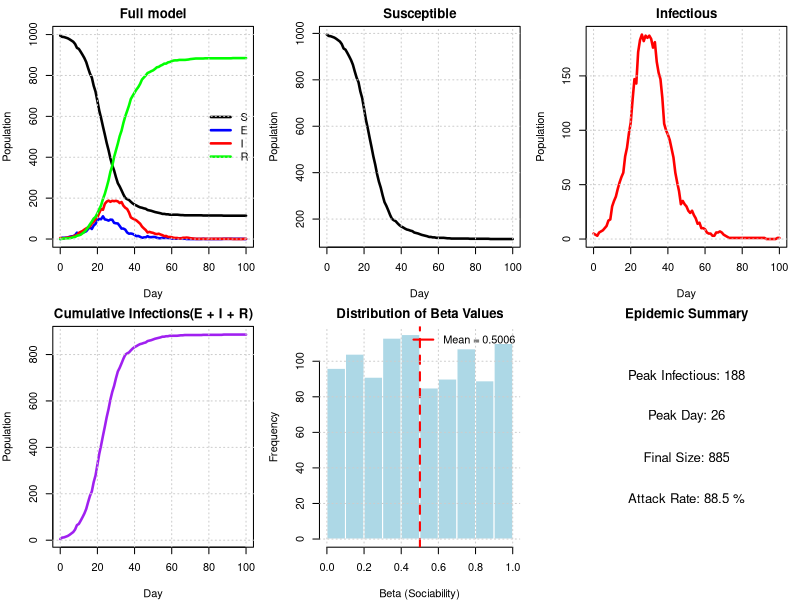
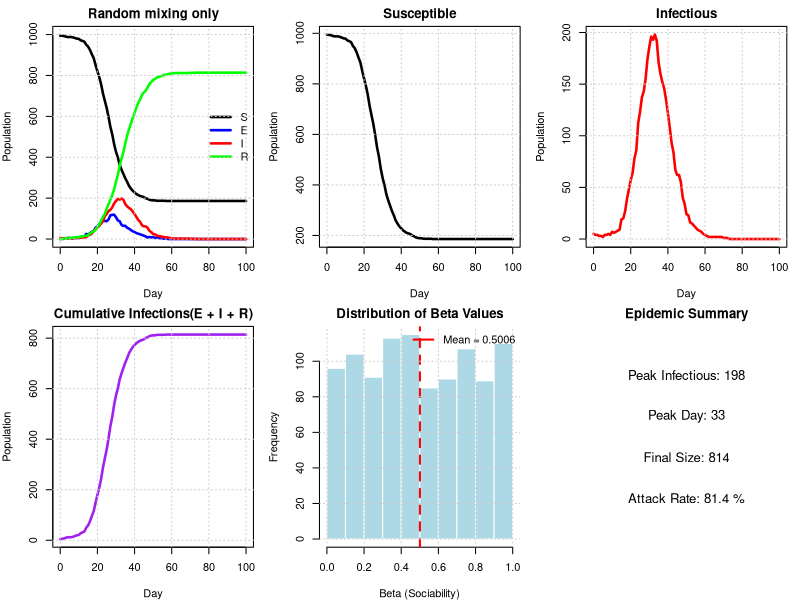
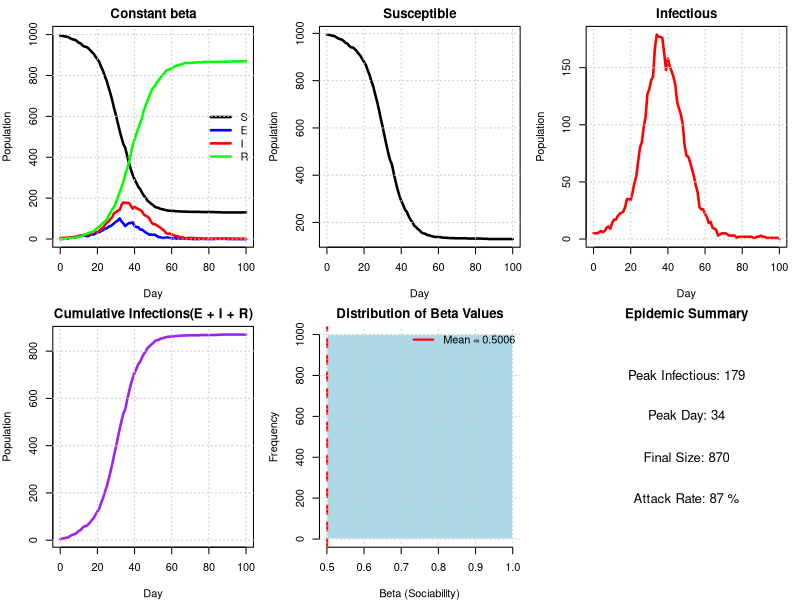
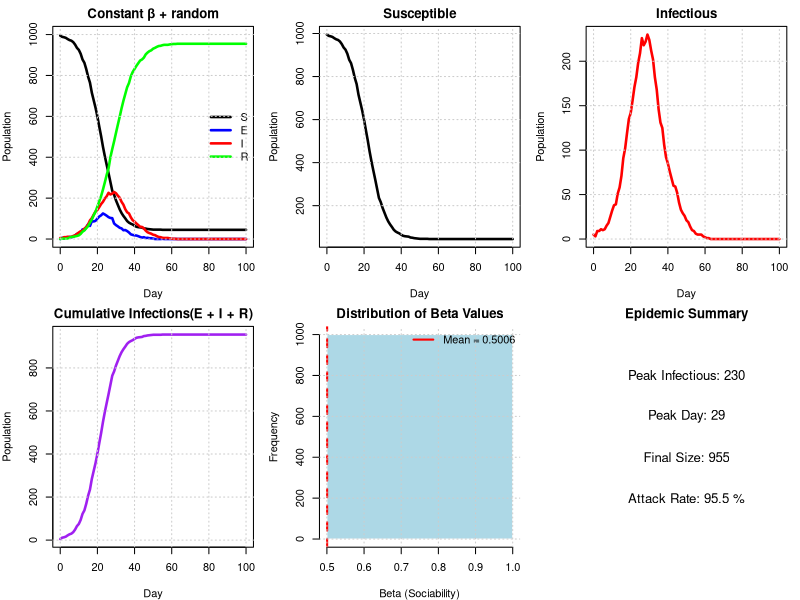
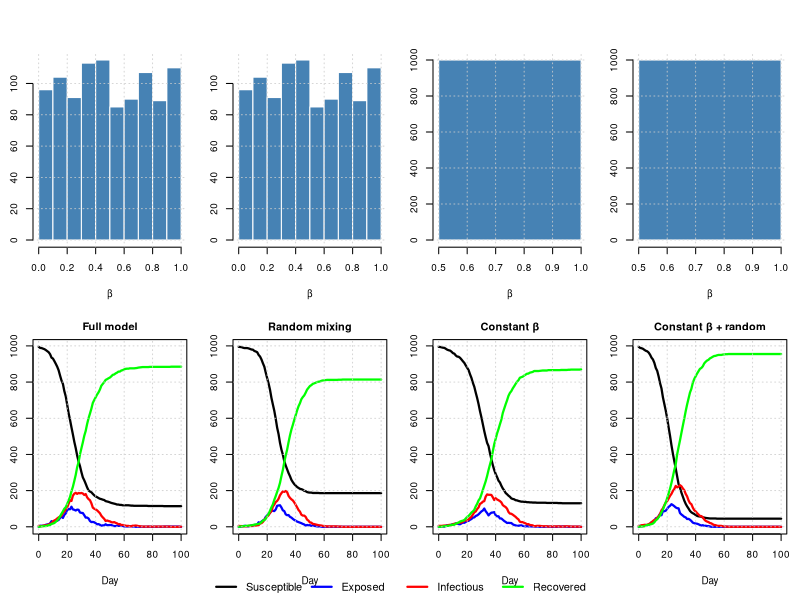

Write R code to recreate these figures, in order.
#Group 6 :Xuyi Shi(S2796586), Chi Zhang(S2828433), Jiachen Guang(S2789777)
#Repo Link: https://github.com/daju1802-user/Extended-Statistical-Programming.git

#This code implements an extended SEIR epidemic model that incorporates social 
#network structure, used to investigate the impact of family relationships and 
#individual differences in sociability on the spread of infectious diseases. 
#The model distributes the population into households of random size and 
#constructs a contact network based on sociability parameters. It simulates three 
#infection pathways: intra-household transmission, transmission with fixed contacts, 
#and random mixing. By comparing four different scenarios (a complete model, 
#a model without social structure, a model with homogeneous sociability, and a baseline model), 
#we analyze how social structure influences the dynamics, scale, and peak of the epidemic.


#Contribution:
#Xuyi Shi: Established vector h, sorted out details and modeling ideas, and 
#completed the "get.net" function part, providing ideas for the "nseir" function, 
#and doing final checks and tests.

#Chi Zhang: Completed the part on the "nseir" function and checked the idea and 
#organization of the function. Discuss ideas and final model comparison with teammates,
#and added comments, and final checks.

#Jiachen Guang: Completed the drawing part, discussed the problem of comparing models, 
#completed the code for this part, and provided subsequent comments through images, doing
#the final check.


#get.net(): Constructing social networks based on individual social parameters

#nseir(): Core simulation function, running the SEIR model including social structure

#plot.nseir(): Visualize the epidemic development curve

#compare.scenarios(): Comparing models under different conditions


##============================================================================================================
##------------------Create the net funtion between regular (non-household) contact people---------------------
## Note: 
# Construct a social network where connections form based on individual sociability parameters.
# The probability of connection between individuals i and j is proportional to beta[i] * beta[j].
# No connections are created between people in the same household.

get.net = function(beta, h, nc = 15) {
  # Creates regular contact network based on sociability parameters
  # beta: vector of sociability parameters for each person
  # h: household assignment vector
  # nc: average number of contacts per person
  # Returns: list where element i contains indices of i's regular contacts
  
  n = length(beta)  # population size
  beta_bar = mean(beta)  # mean sociability
  
  # Initialize empty contact list for each person
  contacts = vector("list", n)
  
  # Loop through all possible pairs (i,j) where i < j to avoid duplicates
  for (i in 1:(n-1)) {
    for (j in (i+1):n) {
      
      # Skip if i and j are in the same household
      if (h[i] == h[j]) next
      
      # Calculate probability of link between i and j
      prob = nc * beta[i] * beta[j] / (beta_bar^2 * (n - 1))
      
      # Create link with calculated probability
      if (runif(1) < prob) {
        # Record link in both directions (undirected network)
        contacts[[i]] = c(contacts[[i]], j)
        contacts[[j]] = c(contacts[[j]], i)
      }
    }
  }
  
  return(contacts)
}
##============================================================================================================
##-----------------------------------Create a function of infections------------------------------------------
## Simulate the SEIR epidemic dynamics with three infection pathways:
## 1. Household transmission: infection probability alpha_h between household members
## 2. Network transmission: infection probability alpha_c between social contacts  
## 3. Random mixing: infection probability proportional to alpha_r and sociability parameters
## Individuals progress through states: Susceptible -> Exposed -> Infectious -> Recovered

nseir = function(beta, h, alink, alpha = c(.1, .01, .01), delta = .2, 
                  gamma = .4, nc = 15, nt = 100, pinf = .005) {
  # Simulates SEIR epidemic with household and network structure
  # beta: vector of sociability parameters for each person
  # h: household assignment vector
  # alink: list of regular contacts for each person (from get.net)
  # alpha: c(alpha_h, alpha_c, alpha_r) - infection probabilities for 
  #        household, contact network, and random mixing
  # delta: daily probability of recovery (I -> R)
  # gamma: daily probability of becoming infectious (E -> I)
  # nc: average number of contacts per person
  # nt: number of days to simulate
  # pinf: initial proportion in I state
  # Returns: list with S, E, I, R (daily counts) and t (days)
  
  n = length(beta)  # population size
  beta_bar = mean(beta)  # mean sociability
  
  # Extract alpha parameters
  alpha_h = alpha[1]  # household infection probability
  alpha_c = alpha[2]  # contact network infection probability
  alpha_r = alpha[3]  # random mixing infection probability
  
  # Initialize states: 1=S, 2=E, 3=I, 4=R
  state = rep(1, n)
  
  # Randomly select initial infected individuals
  initial_infected = sample(n, round(n * pinf))
  state[initial_infected] = 3
  
  # Storage for daily counts
  S = E = I = R = numeric(nt + 1)
  t = 0:nt                        #It starts from the initial state, so time should start from 0
  
  # Record initial state
  S[1] = sum(state == 1)
  E[1] = sum(state == 2)
  I[1] = sum(state == 3)
  R[1] = sum(state == 4)
  
  # Simulate epidemic dynamics
  for (day in 1:nt) {
    new_state = state
    # Find individuals in each state
    susceptible = which(state == 1) 
    infectious = which(state == 3)
    exposed = which(state == 2)
    
    
    # Process transitions E -> I (exposed become infectious)
    if (length(exposed) > 0) {
      become_infectious = exposed[runif(length(exposed)) < gamma]
      new_state[become_infectious] = 3
    }
    
    # Process transitions I -> R (infectious recover)
    if (length(infectious) > 0) {
      recover = infectious[runif(length(infectious)) < delta]
      new_state[recover] = 4
    }
    
    # Process infections S -> E (susceptible become exposed)
    if (length(infectious) > 0 && length(susceptible) > 0) {
      
      # Loop through each infectious person
      for (i in infectious) {
        
        # 1. Household infections
        if (alpha_h > 0) {
          # Find household members who are susceptible
          household_members = which(h == h[i] & state == 1)
          if (length(household_members) > 0) {
            # Each susceptible household member gets infected with probability alpha_h
            infected = household_members[runif(length(household_members)) < alpha_h]
            new_state[infected] = 2
          }
        }
        
        # 2. Regular contact network infections
        if (alpha_c > 0 && length(alink[[i]]) > 0) {
          # Find contacts who are susceptible
          susceptible_contacts = alink[[i]][state[alink[[i]]] == 1]
          if (length(susceptible_contacts) > 0) {
            # Each susceptible contact gets infected with probability alpha_c
            infected = susceptible_contacts[runif(length(susceptible_contacts)) < alpha_c] 
            new_state[infected] = 2
          }
        }
        
        # 3. Random mixing infections
        if (alpha_r > 0) {
          # Calculate infection probability for each susceptible person
          susceptible_now = which(state == 1)
          if (length(susceptible_now) > 0) {
            # Infection probability depends on both individuals' sociability
            prob = alpha_r * nc * beta[i] * beta[susceptible_now] / (beta_bar^2 * (n - 1))
            #Find all susceptible people who can be infected by the current infected person i
            infected = susceptible_now[runif(length(susceptible_now)) < prob]
            new_state[infected] = 2
          }
        }
      }
    }
    
    # Update state for next day
    state = new_state
    
    # Record daily counts
    S[day + 1] = sum(state == 1)
    E[day + 1] = sum(state == 2)
    I[day + 1] = sum(state == 3)
    R[day + 1] = sum(state == 4)
  }
  
  # Return results
  return(list(S = S, E = E, I = I, R = R, t = t,beta = beta))
}


##============================================================================================================
##-----------------------------Create the function to plot the dynamics states----------------------------------
plot.nseir <- function(nseir_results, main = "SEIR Epidemic Dynamics") {
  # More detailed plotting with individual panels and summary statistics
  # nseir_results: list output from nseir function
  # main: main title for the plot
  
  S <- nseir_results$S
  E <- nseir_results$E
  I <- nseir_results$I
  R <- nseir_results$R
  t <- nseir_results$t
  beta <- nseir_results$beta  # Extract beta values if available
  
  n <- S[1] + E[1] + I[1] + R[1]  # total population
  
  # Set up 2x3 plot layout to accommodate beta histogram
  old_par = par(mfrow = c(2, 3), mar = c(4, 4, 2, 1))
  on.exit(par(old_par))
  
  # Plot 1: All classes together
  plot(t, S, type = "l", col = "black", lwd = 2.5, main = main,
       xlab = "Day", ylab = "Population", ylim = c(0, n))
  lines(t, E, col = "blue", lwd = 2.5)
  lines(t, I, col = "red", lwd = 2.5)
  lines(t, R, col = "green", lwd = 2.5)
  legend("right", legend = c("S", "E", "I", "R"),
         col = c("black", "blue", "red", "green"), lwd = 2.5, bty = "n")
  grid(col = "gray80", lty = "dotted")
  
  # Plot 2: Susceptible only
  plot(t, S, type = "l", col = "black", lwd = 2.5, 
       main = "Susceptible", xlab = "Day", ylab = "Population")
  grid(col = "gray80", lty = "dotted")
  
  # Plot 3: Infectious only
  plot(t, I, type = "l", col = "red", lwd = 2.5,
       main = "Infectious", xlab = "Day", ylab = "Population")
  grid(col = "gray80", lty = "dotted")
  
  # Plot 4: Cumulative infections (E + I + R)
  cumulative_infected <- E + I + R
  plot(t, cumulative_infected, type = "l", col = "purple", lwd = 2.5,
       main = "Cumulative Infections(E + I + R)", xlab = "Day", ylab = "Population")
  grid(col = "gray80", lty = "dotted")
  
  # Plot 5: Beta distribution histogram
  if (!is.null(beta)) {
    hist(beta, col = "lightblue", main = "Distribution of Beta Values",
         xlab = "Beta (Sociability)", ylab = "Frequency", border = "white")
    abline(v = mean(beta), col = "red", lwd = 2, lty = 2)
    legend("topright", legend = paste("Mean =", round(mean(beta), 4)), 
           col = "red", lwd = 2, bty = "n")
    grid(col = "gray80", lty = "dotted")
  } else {
    # If no beta values available, show empty plot with message
    plot(0, 0, type = "n", xlab = "", ylab = "", main = "No Beta Data", axes = FALSE)
    text(0, 0, "Beta values not available", cex = 1.2)
  }
  
  # Plot 6: Epidemic summary statistics
  peak_infectious <- max(I)
  peak_day <- t[which.max(I)]
  final_size <- R[length(R)]
  attack_rate <- final_size / n * 100
  
  # Create summary plot
  plot(0, 0, type = "n", xlim = c(0, 1), ylim = c(0, 1), 
       main = "Epidemic Summary", xlab = "", ylab = "", axes = FALSE)
  
  text(0.5, 0.8, paste("Peak Infectious:", round(peak_infectious)), cex = 1.2)
  text(0.5, 0.6, paste("Peak Day:", peak_day), cex = 1.2)
  text(0.5, 0.4, paste("Final Size:", round(final_size)), cex = 1.2)
  text(0.5, 0.2, paste("Attack Rate:", round(attack_rate, 1), "%"), cex = 1.2)
}


#Compare the different scenarios with the function
compare.scenarios <- function(results_list, scenario_names = NULL, main_title = "", 
                          show_beta = TRUE) {
  # Compares multiple nseir results in panels side-by-side
  # by using plot.nseir for each scenario
  # results_list: list of nseir outputs
  # scenario_names: names for each scenario
  # main_title: overall title for the comparison
  # show_beta: if TRUE, includes beta distributions in the plots
  
  n_scenarios <- length(results_list)
  
  # Set default scenario names if not provided
  if (is.null(scenario_names)) {
    scenario_names <- paste("Scenario", 1:n_scenarios)
  }
  
  # Set up plot layout - if show_beta, each scenario needs 2 rows (SEIR + beta)
  # Otherwise just 1 row per scenario
  n_cols <- n_scenarios  
  n_rows <- ceiling(n_scenarios / n_cols)
  
  if (show_beta && !is.null(results_list[[1]]$beta)) {
    # Each scenario takes 2 rows: one for SEIR, one for beta
    n_plot_rows <- n_rows * 2
    n_plot_cols <- n_cols
  } else {
    n_plot_rows <- n_rows
    n_plot_cols <- n_cols
  }
  
  old_par <- par(mfrow = c(n_plot_rows, n_plot_cols), 
                 mar = c(5, 2.5, 2, 1),
                 oma = c(0, 0, 2, 0))
  on.exit(par(old_par)) # Restore the original par settings
  
  # Find global max for consistent y-axis across all scenarios
  max_pop <- 0
  for (res in results_list) {
    max_pop <- max(max_pop, max(res$S, res$E, res$I, res$R))
  }
  # Plot beta distributions for each scenario if requested
  if (show_beta && !is.null(results_list[[1]]$beta)) {
    for (i in 1:n_scenarios) {
      res <- results_list[[i]]
      hist(res$beta, col = "steelblue", border = "white",
           main = "", xlab = "β", ylab = "Frequency",
           cex.axis = 0.9, cex.lab = 0.9)
      grid(col = "gray80", lty = "dotted", lwd = 0.8)
    }
  }
  
  # Plot SEIR dynamics for each scenario
  for (i in 1:n_scenarios) {
    res <- results_list[[i]]
    
    # Plot SEIR trajectories
    plot(res$t, res$S, type = "l", col = "black", lwd = 2.2,
         main = scenario_names[i], xlab = "Day", ylab = "Population",
         ylim = c(0, max_pop),
         cex.axis = 0.9, cex.lab = 0.9, cex.main = 1.0)
    
    lines(res$t, res$E, col = "blue", lwd = 2.2)
    lines(res$t, res$I, col = "red", lwd = 2.2)
    lines(res$t, res$R, col = "green", lwd = 2.2)
    
    grid(col = "gray80", lty = "dotted", lwd = 0.8)
  }
  # Add overall legend at bottom
  par(fig = c(0, 1, 0, 1), oma = c(0, 0, 0, 0), mar = c(0, 0, 0, 0),
      new = TRUE)
  plot(0, 0, type = "n", bty = "n", xaxt = "n", yaxt = "n")
  
  legend("bottom", ncol = 4,
         legend = c("Susceptible", "Exposed", "Infectious", "Recovered"),
         col = c("black", "blue", "red", "green"),
         lwd = 2.2, bty = "n", cex = 1.0,
         xpd = TRUE)
  
  # Add main title if provided
  if (main_title != "") {
    mtext(main_title, outer = TRUE, cex = 1.2, line = 0.5)
  }
}


##============================================================================================================
##---------------Create the vector of integers indicating which household each person belongs to--------------
set.seed(0)
n = 1000
h_max = 5

#generates household IDs repeated by random household sizes
h = rep(1:n,sample(1:h_max,n,replace = TRUE))[1:n] #[1:n] ensures the total length is exactly n by truncating any excess

#check the household size and NAs
tabulate(tabulate(h))
sum(table(table(h)))
table(table(h))
which(is.na(h)==TRUE)


##============================================================================================================
##-------------------------Setting beta, Use function,Compare scenarios and Visualization---------------------
set.seed(0)
beta = runif(n, 0, 1)
alink = get.net(beta, h, nc = 15)

Full_model = nseir(beta, h, alink, alpha = c(.1, .01, .01))  # Full model
Random_mixing_only = nseir(beta, h, alink, alpha = c(0, 0, 0.04))    # Random mixing only
Constant_beta = nseir(rep(mean(beta), n), h, alink, alpha = c(.1, .01, .01))  # Constant beta
Constant_beta_random = nseir(rep(mean(beta), n), h, alink, alpha = c(0, 0, 0.04))    # Constant beta, random only

# Plot individual scenarios
plot.nseir(Full_model, main = "Full model")
plot.nseir(Random_mixing_only, main = "Random mixing only")
plot.nseir(Constant_beta, main = "Constant beta")
plot.nseir(Constant_beta_random, main = "Constant β + random")

# Compare all scenarios side-by-side
compare.scenarios(
  list(Full_model, Random_mixing_only, Constant_beta, Constant_beta_random),
  scenario_names = c("Full model", "Random mixing", 
                     "Constant β", "Constant β + random"),
  main_title = "Effect of Structure on Epidemic Dynamics",
  show_beta = TRUE
)



##============================================================================================================
##-------------------------------------Comment by using the plots---------------------------------------------

#In the Full model and Random mixing graphs, beta is random, that is, everyone has different social abilities. 
#It can be seen that after removing the household and regular network structure, 
#each person comes into contact with different people every day. 
#This led to a higher peak in the number of infections, earlier occurrence of infections, 
#resulting in a wide spread of the epidemic, rapid speed, and a rapid decline in the number of infections. 
#In contrast, the Full model, due to having a fixed social group and more localized contact, 
#has a slower spread of the epidemic, a lower overall peak, but a longer duration of the epidemic.

#In the Constant beta and Constant beta+random models, beta is fixed, meaning that everyone's social skills are the same. 
#In Constant beta+random, without the isolation of families and social networks, the entire population was exposed, 
#with the highest number of infections, almost affecting the entire population.

#Therefore, the household and regular network structure enables the epidemic to spread rapidly within a small range, 
#resulting in a high short-term infection peak, but spreads slowly among the entire population and has a short duration of the epidemic.
